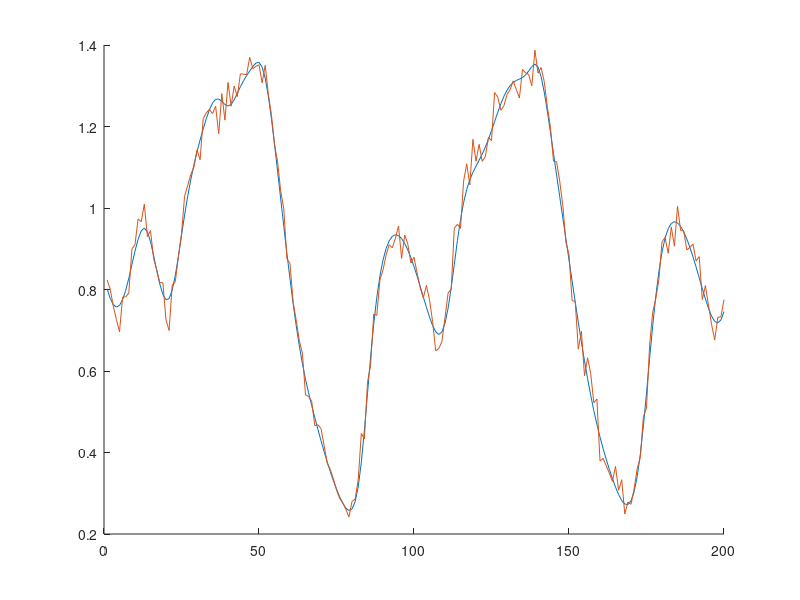

MATLAB code for this plot: (Note: this script raises an error after producing the figure.)
%% Creation of the data
%creation of the data
x=zeros(1,1600);
x(1)=1.5;
for ii=1:1599
    if ii<26
        x(ii+1) = 0.9*x(ii);
    else
        x(ii+1) = 0.9 * x(ii) +(0.2*x(ii-25))/(1+(x(ii-25))^10);
    end
end


%plotting
% figure(1)
% hold on
% plot(x)

%% 2-layer neural network
% t = 301:1500;
% input = [x(t-20); x(t-15); x(t-10); x(t-5); x(t)];
% output = x(t+5);
% error_v=zeros(8,11);    %value of the error validation after the training for diff parameters
% %creation of the neural network
% for ii=1:8   %number of nodes
%     r_ind=1;     %index for error
%     ii
%     for rr=0:0.1:1   %strength of regularization
%         net = feedforwardnet(ii, 'trainbfg');
%         net.trainParam.mu=1;
%         net.trainParam.mu_dec=0.8;
%         net.trainParam.mu_inc=1.5;
%         net.trainParam.showWindow = false;   %no window
%         net.divideFcn='divideblock';
%         net.divideParam.trainRatio=700/1200;
%         net.divideParam.valRatio=300/1200;
%         net.divideParam.testRatio=200/1200;   %set 200 last values in the test set
%         net.performParam.regularization = rr;   %strength of the regularization
%         %net.trainParam.max_fail=10;             %max of validation fail before stopping
%         
%         %training of the network
%         [net,tr] = train(net,input,output);
%         error_v(ii, r_ind)=tr.best_vperf;
%         r_ind=r_ind+1;
%     end
% end
% figure(2)
% hold on
% for ii =1:8
%     plot(0:0.1:1,error_v(ii,:))
% end
% legend('1','2','3','4','5','6','7','8')
% %plotting
% %a=net(input(:,1001:1200));
% %plot(1306:1505,a);

%% 3-layer neural network

%for the question 4.4, add some noise
sigma = 0.18;  %change this value from time to time
z = randn(1,1600)*sigma*sigma;

figure(1)
hold on
plot(x(:,1306:1505))
x=x+z;
plot(x(:,1306:1505))
%input output
t = 301:1500;
input = [x(t-20); x(t-15); x(t-10); x(t-5); x(t)];
output = x(t+5);

error_v=zeros(8,10);    %value of the error validation after the training for diff parameters
%creation of the neural network
for ii=1:8   %number of nodes
    r_ind=1;     %index for error
    ii
    for rr=0:0.1:0.9   %strength of regularization
        net = feedforwardnet([8 ii], 'trainbfg');
%         net.trainParam.mu=1;
%         net.trainParam.mu_dec=0.8;
%         net.trainParam.mu_inc=1.5;
        net.trainParam.showWindow = false;   %no window
        net.divideFcn='divideblock';
        net.divideParam.trainRatio=700/1200;
        net.divideParam.valRatio=300/1200;
        net.divideParam.testRatio=200/1200;   %set 200 last values in the test set
        net.performParam.regularization = rr;   %strength of the regularization
        %net.trainParam.max_fail=10;             %max of validation fail before stopping
        
        %training of the network
        [net,tr] = train(net,input,output);
        error_v(ii, r_ind)=tr.best_vperf;
        r_ind=r_ind+1;
    end
end
figure(2)
hold on
for ii =1:8
    plot(0:0.1:0.9,error_v(ii,:))
end
legend('1','2','3','4','5','6','7','8')

% net = feedforwardnet([8 3], 'trainbfg');
% net.trainParam.mu=1;
% net.trainParam.mu_dec=0.8;
% net.trainParam.mu_inc=1.5;
% net.trainParam.showWindow = false;   %no window
% net.divideFcn='divideblock';
% net.divideParam.trainRatio=700/1200;
% net.divideParam.valRatio=300/1200;
% net.divideParam.testRatio=200/1200;   %set 200 last values in the test set
% net.performParam.regularization = 0.1;   %strength of the regularization
% %net.trainParam.max_fail=10;             %max of validation fail before stopping
% 
% %training of the network
% [net,tr] = train(net,input,output);
% a=net(input(:,1001:1200));
% plot(a);